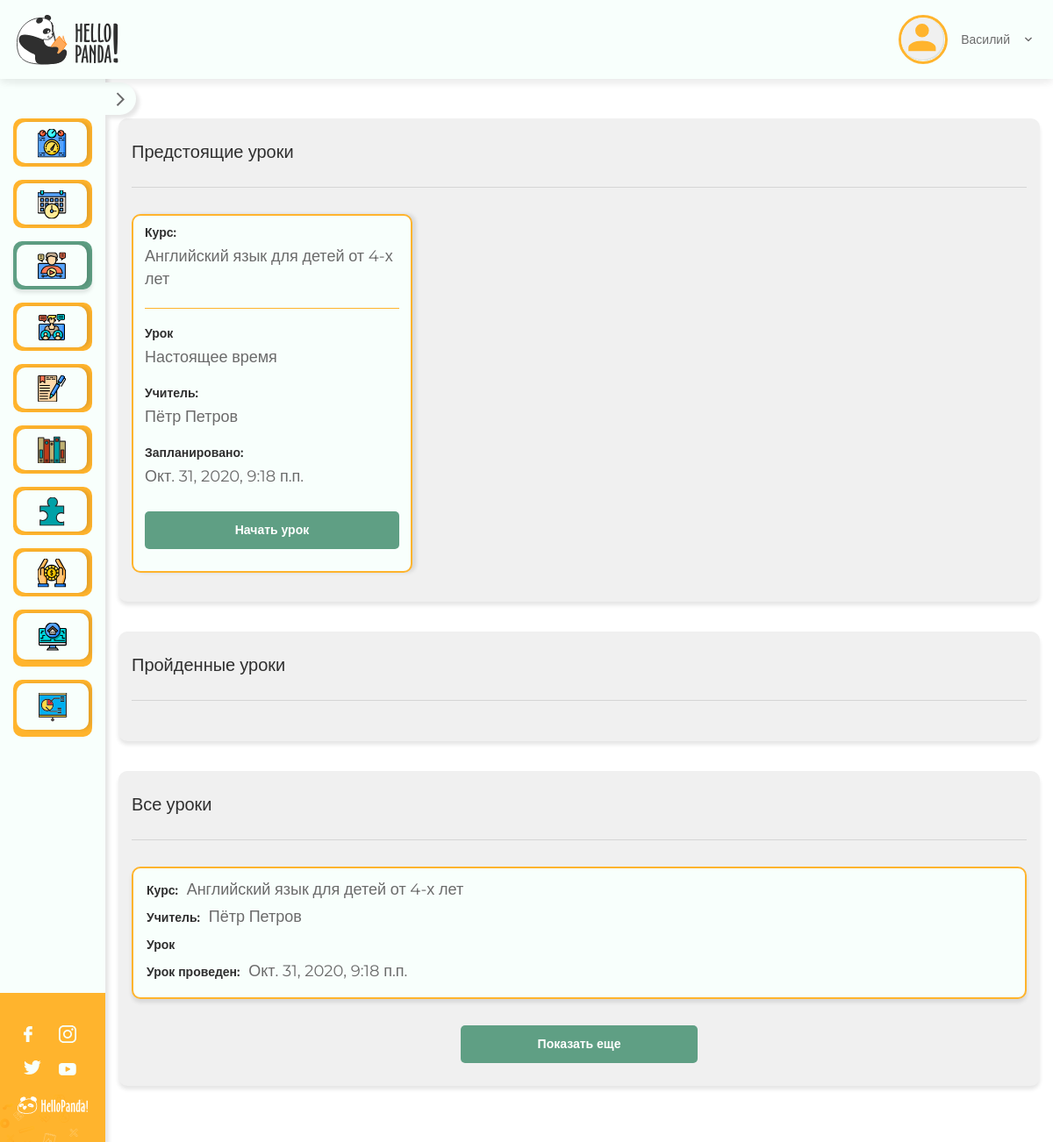
The app's page /lk/lessons/ (signed in), older data.
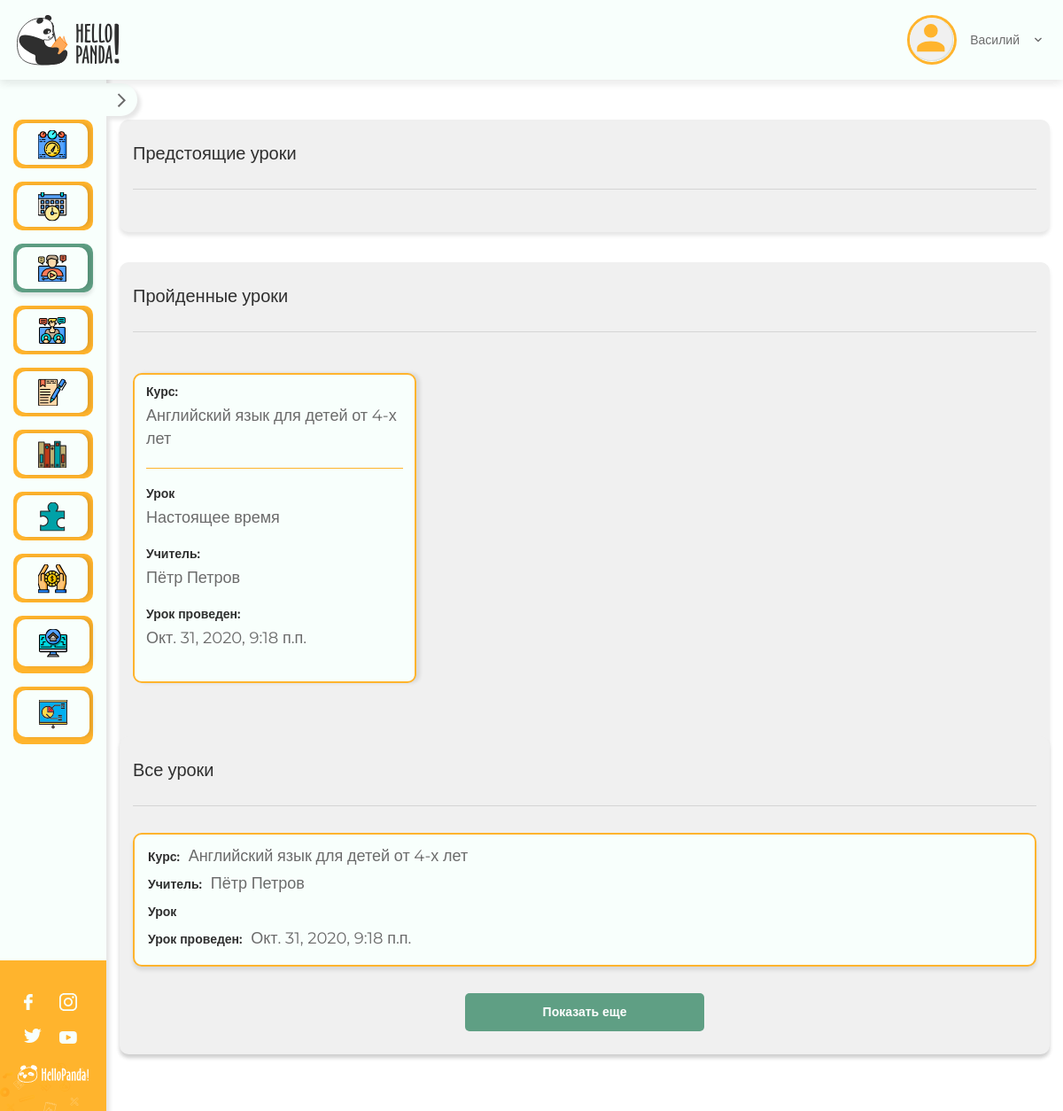
The same page, newer data.
### course/models.py (models this page shows, shortened)
class PaidCourseLesson(CommonId):
    finished = models.BooleanField(default=False, verbose_name='завершен')
    test_result = models.FloatField(default=0, verbose_name='результат по тесту')
    word_result = models.FloatField(default=0, verbose_name='результат по словам')
    game_result = models.FloatField(default=0, verbose_name='результат по игре')
    note = models.TextField(default='', blank=True, verbose_name='заметки')
    paid_course = models.ForeignKey(PaidCourse, on_delete=models.PROTECT, related_name='paid_course_lessons', verbose_name='оплаченный курс')
    course_lesson = models.ForeignKey(CourseLesson, null=True, blank=True, on_delete=models.PROTECT, related_name='paid_course_lessons', verbose_name='курс <-> урок')
    lesson = models.ForeignKey(Lesson, on_delete=models.PROTECT, verbose_name='урок')
    class Meta:
        verbose_name = 'оплаченный курс <-> урок'
        verbose_name_plural = '04 | Оплаченные курсы <-> уроки'

class PaidCourse(CommonId):
    finished = models.BooleanField(default=False, verbose_name='завершен')
    course = models.ForeignKey(Course, on_delete=models.PROTECT, verbose_name='курс')
    teacher = models.ForeignKey(Teacher, on_delete=models.PROTECT, verbose_name='учитель')
    student = models.ForeignKey(Student, on_delete=models.PROTECT, verbose_name='ученик')
    lessons = models.ManyToManyField(Lesson, through='PaidCourseLesson', related_name='paid_courses')
    class Meta:
        verbose_name = 'оплаченный курс'
        verbose_name_plural = '03 | Оплаченные курсы'

class Course(CommonFields):
    percentage_discount = models.PositiveSmallIntegerField(default=0, verbose_name='скидка в процентах')
    cost = models.PositiveSmallIntegerField(verbose_name='стоимость')
    number_of_lessons = models.ManyToManyField(NumberOfLessons, related_name='courses', verbose_name='количество уроков')
    lessons = models.ManyToManyField(Lesson, through='CourseLesson', related_name='courses')
    def get_discount(self):
        return self.cost / 100 * self.percentage_discount
    get_discount.short_description = 'скидка'
    def get_cost_with_discount(self):
        return self.cost - self.get_discount()
    get_cost_with_discount.short_description = 'стоимость со скидкой'
    class Meta:
        verbose_name = 'курс'
        verbose_name_plural = '01 | Курсы'

class Schedule(models.Model):
    datetime = models.DateTimeField(verbose_name='дата и время урока')
    course = models.ForeignKey(PaidCourse, on_delete=models.PROTECT)
    class Meta:
        verbose_name = 'расписание уроков'
        verbose_name_plural = 'расписания уроков'
        ordering = ('datetime', )

### lesson/models/__init__.py (models this page shows, shortened)
class Lesson(CommonFields):
    tests = models.ManyToManyField(
        Test,
        blank=True,
        related_name='lessons',
        verbose_name='тесты',
    )
    homework_tests = models.ManyToManyField(
        Test,
        blank=True,
        related_name='homework_lessons',
        verbose_name='тесты (ДЗ)',
    )
    words = models.ManyToManyField(
        Word,
        blank=True,
        related_name='lessons',
        verbose_name='слова',
    )
    homework_words = models.ManyToManyField(
        Word,
        blank=True,
        related_name='homework_lessons',
        verbose_name='слова (ДЗ)',
    )
    articles = models.ManyToManyField(Article, blank=True, verbose_name='статьи')
    books = models.ManyToManyField(Book, blank=True, verbose_name='книги')
    class Meta:
        verbose_name = 'урок'
        verbose_name_plural = '01 | Уроки'

### account/models.py (models this page shows)
class Account(CommonId):
    gender = models.CharField(choices=GENDER, max_length=1, default='U', verbose_name='пол')
    user = models.OneToOneField(get_user_model(), on_delete=models.CASCADE, verbose_name='учётная запись')
    class Meta:
        abstract = True

class Teacher(Account):
    native_speaker = models.CharField(max_length=100, default='', blank=True, verbose_name='родной язык')
    def __str__(self):
        return self.user.get_full_name()
    class Meta:
        verbose_name = 'учитель'
        verbose_name_plural = '01 | Учителя'

### course/views.py (the view)
# urls.py: path('lessons/', PaidCourseListView.as_view(), name='lessons'),
class PaidCourseListView(LoginRequiredMixin, ListView):
    model = PaidCourse
    template_name = 'private/lessons.html'
    def get_queryset(self):
        return super().get_queryset().filter(get_user_context(self), finished=False)

### course/templatetags/course_extras.py (called while the page is built)
@register.filter
def get_list_item(lst, index):
    try:
        return lst[index].datetime
    except IndexError:
        return '--'

### course/views.py (called while the page is built)
def get_user_context(obj, is_filter=True):
    user = obj.request.user
    if is_filter:
        return Q(teacher__user=user) if user.is_staff else Q(student__user=user)
    else:
        return user.teacher if user.is_staff else user.student

### templates/private/lessons.html (shortened to what this page needs)
{% extends './_base.html' %}
{% load static course_extras %}
{% block style %}
  <link rel="stylesheet" href="https://ajax.googleapis.com/ajax/libs/jqueryui/1.11.4/themes/smoothness/jquery-ui.css">
{% endblock %}
{% block content %}
  <div class="personalArea-content">
    <div class="personalArea-block">
      <div class="personalArea-block__top">
        <div class="personalArea-block__top-row">
          <span class="personalArea-block__title">Предстоящие уроки</span>
        </div>
        <div class="personalArea-block__top-b"></div>
      </div>
      <div class="master">
        {% for paid_course in object_list %}
          <div class="master-row">
            {% for paid_course_lesson in paid_course.paid_course_lessons.all %}
              {% if not paid_course_lesson.finished %}
                <div class="master-col">
                  <div class="master-wrap">
                    <div class="master-block master-block__top">
                      <span class="master-subtitle">Курс:</span>
                      <p>{{ paid_course.course.title }}</p>
                    </div>
                    <div class="master-block">
                      <span class="master-subtitle">Урок {{ paid_course_lesson.course_lesson.number }}</span>
                      <p>{{ paid_course_lesson.lesson.title }}</p>
                    </div>
                    <div class="master-block">
                      {% if user.is_staff %}
                        <span class="master-subtitle">Ученик:</span>
                        <p>{{ paid_course.student }}</p>
                      {% else %}
                        <span class="master-subtitle">Учитель:</span>
                        <p>{{ paid_course.teacher }}</p>
                      {% endif %}
                    </div>
                    <div class="master-block">
                      <span class="master-subtitle">Запланировано:</span>
                      {% with schedule=paid_course_lesson.paid_course.schedule_set.all|get_list_item:forloop.counter0 %}
                        <p>{{ schedule }}</p>
                      {% endwith %}
                    </div>
                    <div class="master-bottom">
                      <a href="{% url 'private_side:lesson' paid_course_lesson.pk %}" class="second-btn">Начать урок</a>
                    </div>
                  </div>
                </div>
              {% endif %}
            {% endfor %}
          </div>
        {% endfor %}
      </div>
    </div>
    <div class="personalArea-block">
      <div class="personalArea-block__top">
        <div class="personalArea-block__top-row">
          <span class="personalArea-block__title">Пройденные уроки</span>
        </div>
        <div class="personalArea-block__top-b"></div>
      </div>
      <div class="master master-old">
        {% for paid_course in object_list %}
          <div class="master-row">
            {% for paid_course_lesson in paid_course.paid_course_lessons.all %}
              {% if paid_course_lesson.finished %}
                <div class="master-col">
                  <div class="master-wrap">
                    <div class="master-block master-block__top">
                      <span class="master-subtitle">Курс:</span>
                      <p>{{ paid_course.course.title }}</p>
                    </div>
                    <div class="master-block">
                      <span class="master-subtitle">Урок {{ paid_course_lesson.course_lesson.number }}</span>
                      <p>{{ paid_course_lesson.lesson.title }}</p>
                    </div>
                    <div class="master-block">
                      {% if user.is_staff %}
                        <span class="master-subtitle">Ученик:</span>
                        <p>{{ paid_course.student }}</p>
                      {% else %}
                        <span class="master-subtitle">Учитель:</span>
                        <p>{{ paid_course.teacher }}</p>
                      {% endif %}
                    </div>
                    <div class="master-block">
                      <span class="master-subtitle">Урок проведен:</span>
                      {% with schedule=paid_course_lesson.paid_course.schedule_set.all|get_list_item:forloop.counter0 %}
                        <p>{{ schedule }}</p>
                      {% endwith %}
                  </div>
                </div>
              {% endif %}
            {% endfor %}
          </div>
        {% endfor %}
      </div>
    </div>
    <div class="personalArea-block">
      <div class="personalArea-block__top">
        <div class="personalArea-block__top-row">
          <span class="personalArea-block__title">Все уроки</span>
        </div>
        <div class="personalArea-block__top-b"></div>
      </div>
      <div class="today">
        {% for paid_course in object_list %}
          {% for paid_course_lesson in paid_course.paid_course_lessons.all %}
            <div class="today-block">
              <div class="today-col">
                <span>Курс:</span>
                {{ paid_course.course.title }}
              </div>
              <div class="today-col">
                {% if user.is_staff %}
                  <span>Ученик:</span>
                  {{ paid_course.student }}
                {% else %}
                  <span>Учитель:</span>
                  {{ paid_course.teacher }}
                {% endif %}
              </div>
              <div class="today-col">
                <span>Урок {{ paid_course_lesson.course_lesson.number }}</span>
              </div>
              <div class="today-col">
                <span>Урок проведен:</span>
                {% with schedule=paid_course_lesson.paid_course.schedule_set.all|get_list_item:forloop.counter0 %}
                  {{ schedule }}
                {% endwith %}
              </div>
            </div>
          {% endfor %}
        {% endfor %}
        <div class="today-bottom">
          <a href="#" class="second-btn">Показать еще</a>
        </div>
      </div>
    </div>
  </div>
{% endblock %}

### templates/private/_base.html (shortened to what this page needs)
{% load static %}
<!DOCTYPE html>
<html lang="ru">
<head>
  <link rel="stylesheet" href="{% static 'css/main.min.css' %}">
  {% block style %}{% endblock %}
</head>
<body class="bodyLk">
<header class="header header-second">
  {% include './components/header.html' %}
</header>
<section class="personalArea personalArea-active">
  {% include './components/left_menu.html' %}
  {% block content %}{% endblock %}
</section>
</body>
</html>

### templates/private/components/header.html (shortened to what this page needs)
{% load static %}
<header class="header header-second">
  <div class="wrapper">
    <div class="header-logo">
      <a href="{% url 'public_side:index' %}">
        <img src="{% static 'img/logo.svg' %}" alt="">
      </a>
    </div>
    <div class="header-lk">
      <div class="header-user">
        <div class="header-user__top">
          <div class="header-user__img">
            <img src="{% static 'img/videoCall-user.svg' %}" alt="">
          </div>
          <span class="header-user__name">{{ user.first_name }}</span>
          <span class="header-user__arrow">
          </span>
        </div>
      </div>
    </div>
  </div>
</header>

### templates/private/components/left_menu.html (shortened to what this page needs)
{% load static %}
<div class="menu">
  <div class="menu-arrow"><svg width="10" height="16" viewBox="0 0 10 16" fill="none" xmlns="http://www.w3.org/2000/svg"><path d="M7.78 5.68804e-05L9.19 1.42006L2.83 7.78006L9.19 14.1401L7.78 15.5601L-3.40075e-07 7.78006L7.78 5.68804e-05Z" fill="#6B6B6B"/></svg></div>
  <div class="menu-over">
    <div class="menu-wrap">
      <ul class="menu-list">
        {% url 'private_side:index' as index_url %}
        <li>
          <a href="{% url 'private_side:index' %}" class="{% if index_url == request.get_full_path %}active{% endif %}">
            <b class="menu-ico"><img src="{% static 'img/menu-ico-1.svg' %}" alt=""></b>
          </a>
        </li>
        {% url 'private_side:timetables' as timetables_url %}
        <li class="menu-li">
          <a href="{% url 'private_side:timetables' %}" class="{% if timetables_url == request.get_full_path %}active{% endif %}">
            <b class="menu-ico"><img src="{% static 'img/menu-ico-2.svg' %}" alt=""></b>
          </a>
        </li>
        {% url 'private_side:lessons' as lessons_url %}
        <li>
          <a href="{% url 'private_side:lessons' %}" class="{% if lessons_url == request.get_full_path %}active{% endif %}">
            <b class="menu-ico"><img src="{% static 'img/menu-ico-6.svg' %}" alt=""></b>
          </a>
        </li>
        {% if user.is_staff %}
          {% include './teacher_menu.html' %}
        {% else %}
          {% include './student_menu.html' %}
        {% endif %}
      </ul>
      {% if not user.is_staff %}
        <div class="menu-row">
          <a href="#" class="menu-col">
            <b class="menu-ico"><img src="{% static 'img/menu-ico-11.svg' %}" alt=""></b>
          </a>
          <a href="#" class="menu-col">
            <b class="menu-ico"><img src="{% static 'img/menu-ico-12.svg' %}" alt=""></b>
          </a>
        </div>
      {% endif %}
      <div class="menu-footer">
        <div class="menu-footer__bg">
          <img src="{% static 'img/menu-footer__bg.svg' %}" alt="">
        </div>
        {% include 'public/components/footer_social.html' %}
        <div class="menu-footer__bottom">
          <a href="{% url 'public_side:index' %}">
            <img src="{% static 'img/footer-logo.svg' %}" alt="">
          </a>
        </div>
      </div>
    </div>
  </div>
</div>

### templates/public/components/phone_email.html (shortened to what this page needs)
{% load static %}

### templates/private/components/student_menu.html (shortened to what this page needs)
{% load static %}
{% url 'private_side:courses' as courses_url %}
<li class="menu-li">
  <a href="{% url 'private_side:courses' %}" class="{% if courses_url == request.get_full_path %}active{% endif %}">
    <b class="menu-ico"><img src="{% static 'img/menu-ico-3.svg' %}" alt=""></b>
  </a>
</li>
{% url 'private_side:notes' as notes_url %}
<li>
  <a href="{% url 'private_side:notes' %}" class="{% if notes_url == request.get_full_path %}active{% endif %}">
    <b class="menu-ico"><img src="{% static 'img/menu-ico-4.svg' %}" alt=""></b>
  </a>
</li>
{% url 'private_side:vocabulary_list' as vocabulary_list_url %}
<li>
  <a href="{% url 'private_side:vocabulary_list' %}" class="{% if vocabulary_list_url == request.get_full_path %}active{% endif %}">
    <b class="menu-ico"><img src="{% static 'img/menu-ico-5.svg' %}" alt=""></b>
  </a>
</li>
<li>
  <a href="#">
    <b class="menu-ico"><img src="{% static 'img/menu-ico-8.svg' %}" alt=""></b>
  </a>
</li>
<li>
  <a href="{% url 'private_side:free_lesson' %}" class="{% if tests_courses_list_url == request.get_full_path %}active{% endif %}">
    <b class="menu-ico"><img src="{% static 'img/menu-ico-10.svg' %}" alt=""></b>
  </a>
</li>

### templates/public/components/footer_social.html (shortened to what this page needs)
{% load static %}
<ul class="footer-social">
  {% if settings_site.facebook %}
    <li>
      <a href="{{ settings_site.facebook }}">
      </a>
    </li>
  {% endif %}
  {% if settings_site.instagram %}
    <li>
      <a href="{{ settings_site.instagram }}">
      </a>
    </li>
  {% endif %}
  {% if settings_site.twitter %}
    <li>
      <a href="{{ settings_site.twitter }}">
      </a>
    </li>
  {% endif %}
  {% if settings_site.youtube %}
    <li>
      <a href="{{ settings_site.youtube }}">
      </a>
    </li>
  {% endif %}
</ul>

Row changes from the older to the newer data that the page shows:
changed PaidCourse "Английский язык для детей от 4-х лет": gains PaidCourseLesson ({{ paid_course.course.title }} "Английский язык для детей от 4-х лет", lesson "Настоящее время", {{ paid_course.teacher }} "Пётр Петров", paid_course.schedule_set "Окт. 31, 2020, 9:18 п.п."); loses PaidCourseLesson ({{ paid_course.course.title }} "Английский язык для детей от 4-х лет", lesson "Настоящее время", {{ paid_course.teacher }} "Пётр Петров", paid_course.schedule_set "Окт. 31, 2020, 9:18 п.п.")
changed PaidCourseLesson "Настоящее время": finished False → True (drawn)
